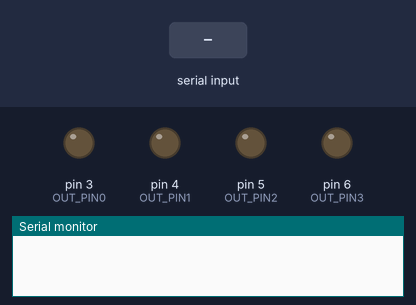
The sketch below on a simulated Arduino Uno, built with avr-gcc and run on an emulated ATmega328P. Shown: output pins drawn as LEDs (lit = HIGH), the last lines printed to the serial monitor. The test bench sets the inputs (shaded band).

Above: at 1.2 s.
1.3 s: "1\n" received over Serial
At 2.2 s:
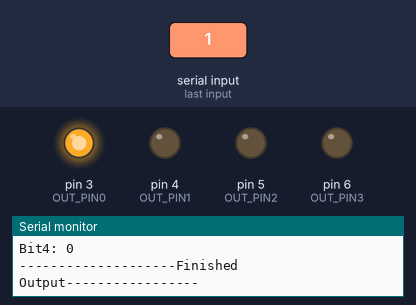
2.8 s: byte 51 (51) received over Serial
At 3.3 s:
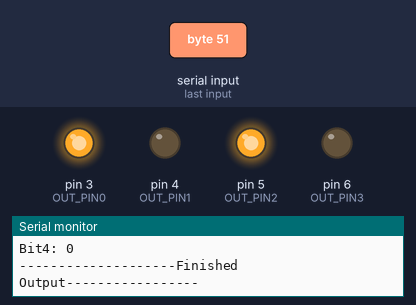
4.3 s: byte 49 (49) received over Serial
At 5.5 s:
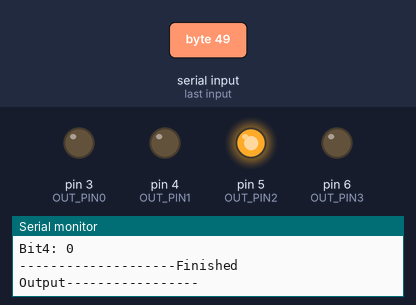
5.8 s: byte 50 (50) received over Serial
At 6.8 s:
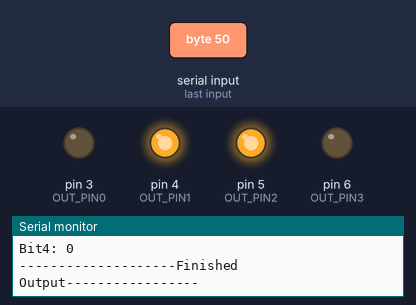
7.3 s: byte 52 (52) received over Serial
At 7.9 s:
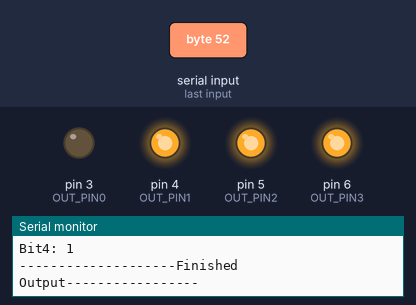
8.8 s: "2\n" received over Serial
At 9.1 s:
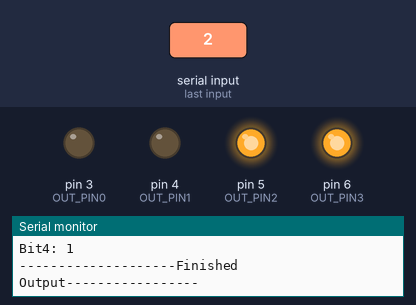
Timing chart, 0 to 11.3 s (numbered marks = the images above; inputs shaded):
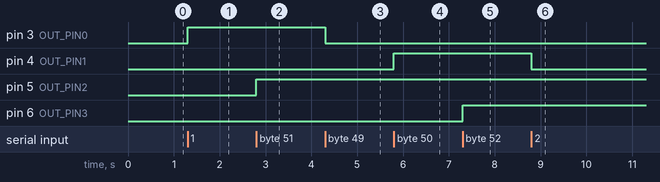

The sketch:

ComsTesterOutput.ino
```cpp
//Define COMS pins
#define OUT_PIN0 3
#define OUT_PIN1 4
#define OUT_PIN2 5
#define OUT_PIN3 6

//Setting the default value, and declaring the input holding variable.
int InByte = 0;

//Says whether bits 1-4 are on or off.
bool Bit1 = false;
bool Bit2 = false;
bool Bit3 = false;
bool Bit4 = false;

void setup() {
  //Start serial connection (to PC for setting output.)
   Serial.begin(9600);

  //Set output pins to output.
  pinMode(OUT_PIN0, OUTPUT);
  pinMode(OUT_PIN1, OUTPUT);
  pinMode(OUT_PIN2, OUTPUT);
  pinMode(OUT_PIN3, OUTPUT);
}

void loop() {
  //sets InByte to incoming byte.

  //if statement makes sure input is coming in.
  if(Serial.available() > 0){
    InByte = Serial.read();


   //takes in the serial number and
   if(InByte == 49){
      if(Bit1){
        Bit1 = false;
      }else if(!Bit1){
        Bit1 = true;
      }
      digitalWrite(OUT_PIN0, Bit1);
    }else if(InByte == 50){
       if(Bit2){
          Bit2 = false;
       }else if(!Bit1){
          Bit2 = true;
       }
       digitalWrite(OUT_PIN1, Bit2);
    }else if(InByte == 51){
       if(Bit3){
         Bit3 = false;
      }else if(!Bit3){
         Bit3 = true;
      }
         digitalWrite(OUT_PIN2, Bit3);
    }else if(InByte == 52){
      if(Bit4){
          Bit4 = false;
      }else if(!Bit4){
          Bit4 = true;
      }
        digitalWrite(OUT_PIN3, Bit4);
    }

    Serial.print("Bit1: " +  ((String)Bit1) + "\n");
    Serial.print("Bit2: " +  ((String)Bit2) + "\n");
    Serial.print("Bit3: " +  ((String)Bit3) + "\n");
    Serial.print("Bit4: " +  ((String)Bit4) + "\n");
    Serial.print("--------------------Finished Output----------------- \n");
    Serial.print("\n");
  }
}
```

Measured:
- after the input at 1.3 s, pin 3 (OUT_PIN0): LOW → HIGH at once
- after the input at 2.8 s, pin 5 (OUT_PIN2): LOW → HIGH at once
- after the input at 4.3 s, pin 3 (OUT_PIN0): HIGH → LOW at once
- after the input at 5.8 s, pin 4 (OUT_PIN1): LOW → HIGH at once
- after the input at 7.3 s, pin 6 (OUT_PIN3): LOW → HIGH at once
- after the input at 8.8 s, pin 4 (OUT_PIN1): HIGH → LOW at once
